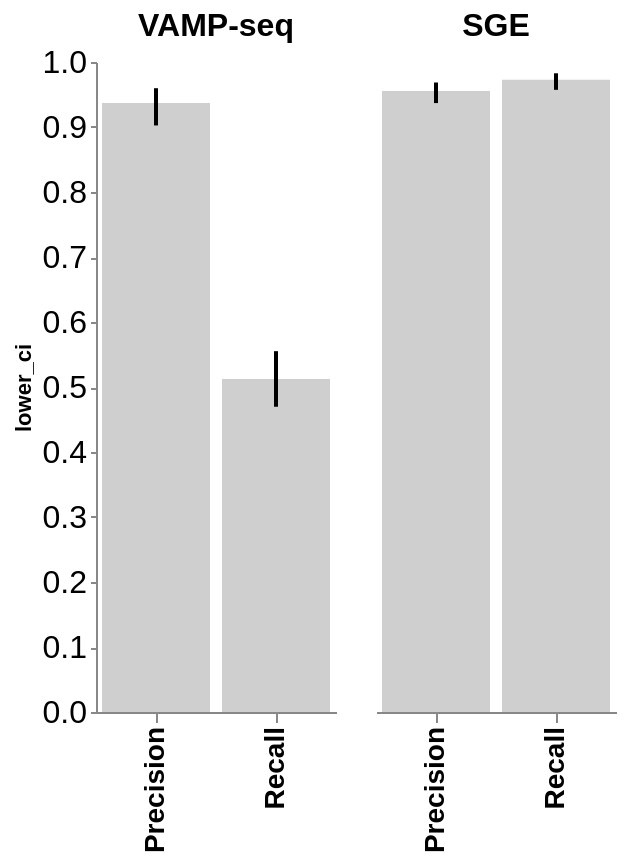

This figure's notebook cell:
### Code cell
main(save = False)

### Figure 1 — Vega-Lite specification as saved in the notebook (floating-point values rounded to 4 significant figures)
{"config": {"view": {"continuousWidth": 300, "continuousHeight": 300, "stroke": null}, "axis": {"grid": false}}, "data": {"name": "data-89240d69dc021f2d9ba6d09e40ac603b"}, "facet": {"column": {"field": "assay", "header": {"labelFontSize": 16, "labelFontWeight": "bold"}, "sort": ["VAMP-seq", "SGE"], "title": null, "type": "nominal"}}, "spec": {"layer": [{"mark": {"type": "bar", "color": "#cfcfcf"}, "encoding": {"x": {"axis": {"labelFontSize": 14, "labelFontWeight": "bold"}, "field": "metric", "sort": ["Precision", "Recall"], "title": "", "type": "nominal"}, "y": {"axis": {"labelFontSize": 16, "labels": true, "tickSize": 3, "ticks": true, "title": ""}, "field": "value", "scale": {"domain": [0, 1]}, "title": "", "type": "quantitative"}}}, {"mark": {"type": "errorbar", "thickness": 2}, "encoding": {"color": {"value": "black"}, "x": {"field": "metric", "sort": ["Precision", "Recall"], "type": "nominal"}, "y": {"field": "lower_ci", "type": "quantitative"}, "y2": {"field": "upper_ci"}}}], "height": 325, "width": 120}, "$schema": "https://vega.github.io/schema/vega-lite/v6.1.0.json", "datasets": {"data-89240d69dc021f2d9ba6d09e40ac603b": [{"assay": "VAMP-seq", "metric": "Precision", "value": 0.9368, "lower_ci": 0.9024, "upper_ci": 0.9597, "label": "0.94 (0.90-0.96)", "text_y": 0.4684}, {"assay": "VAMP-seq", "metric": "Recall", "value": 0.5125, "lower_ci": 0.4696, "upper_ci": 0.5551, "label": "0.51 (0.47-0.56)", "text_y": 0.2562}, {"assay": "SGE", "metric": "Precision", "value": 0.9552, "lower_ci": 0.9368, "upper_ci": 0.9685, "label": "0.96 (0.94-0.97)", "text_y": 0.4776}, {"assay": "SGE", "metric": "Recall", "value": 0.9726, "lower_ci": 0.9572, "upper_ci": 0.9826, "label": "0.97 (0.96-0.98)", "text_y": 0.4863}]}}
